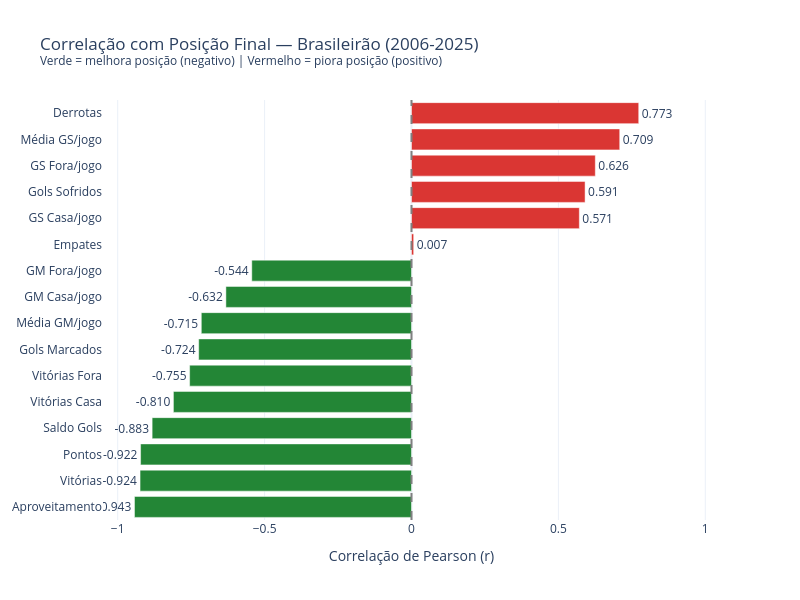

Notebook cell for this chart:
### Code cell
# === GRÁFICO 2: CORRELAÇÃO COM POSIÇÃO FINAL ===
# Quais variáveis mais impactam a posição?

corr_pos = df_metricas[cols_corr].corr()['posicao'].drop('posicao').sort_values()

colors = ['#238636' if v < 0 else '#da3633' for v in corr_pos.values]

fig_cp = go.Figure(go.Bar(
    x=corr_pos.values,
    y=[labels.get(c, c) for c in corr_pos.index],
    orientation='h',
    marker_color=colors,
    text=[f'{v:.3f}' for v in corr_pos.values],
    textposition='outside',
    hovertemplate='%{y}: r = %{x:.3f}<extra></extra>'
))

fig_cp.update_layout(
    title='Correlação com Posição Final — Brasileirão (2006-2025)<br>'
          '<sup>Verde = melhora posição (negativo) | Vermelho = piora posição (positivo)</sup>',
    xaxis_title='Correlação de Pearson (r)',
    template='plotly_white',
    width=800, height=600,
    xaxis=dict(range=[-1.05, 1.05]),
)
fig_cp.add_vline(x=0, line_color='gray', line_dash='dash')

fig_cp.show()
fig_cp.write_html('../charts/correlacao_posicao.html', include_plotlyjs='cdn')
print('Gráfico exportado: charts/correlacao_posicao.html')

### Figure 1 — Plotly figure (JSON) as saved in the notebook; plotly's stock layout.template omitted (floating-point values rounded to 4 significant figures)
{"data": [{"hovertemplate": "%{y}: r = %{x:.3f}<extra></extra>", "marker": {"color": ["#238636", "#238636", "#238636", "#238636", "#238636", "#238636", "#238636", "#238636", "#238636", "#238636", "#da3633", "#da3633", "#da3633", "#da3633", "#da3633", "#da3633"]}, "orientation": "h", "text": ["-0.943", "-0.924", "-0.922", "-0.883", "-0.810", "-0.755", "-0.724", "-0.715", "-0.632", "-0.544", "0.007", "0.571", "0.591", "0.626", "0.709", "0.773"], "textposition": "outside", "type": "bar", "x": [-0.9429, -0.9239, -0.9221, -0.8828, -0.8103, -0.7552, -0.7243, -0.7154, -0.6317, -0.5436, 0.007415, 0.5712, 0.5908, 0.6257, 0.7087, 0.7734], "y": ["Aproveitamento", "Vitórias", "Pontos", "Saldo Gols", "Vitórias Casa", "Vitórias Fora", "Gols Marcados", "Média GM/jogo", "GM Casa/jogo", "GM Fora/jogo", "Empates", "GS Casa/jogo", "Gols Sofridos", "GS Fora/jogo", "Média GS/jogo", "Derrotas"]}], "layout": {"height": 600, "shapes": [{"line": {"color": "gray", "dash": "dash"}, "type": "line", "x0": 0, "x1": 0, "xref": "x", "y0": 0, "y1": 1, "yref": "y domain"}], "title": {"text": "Correlação com Posição Final — Brasileirão (2006-2025)<br><sup>Verde = melhora posição (negativo) | Vermelho = piora posição (positivo)</sup>"}, "width": 800, "xaxis": {"range": [-1.05, 1.05], "title": {"text": "Correlação de Pearson (r)"}}}}
